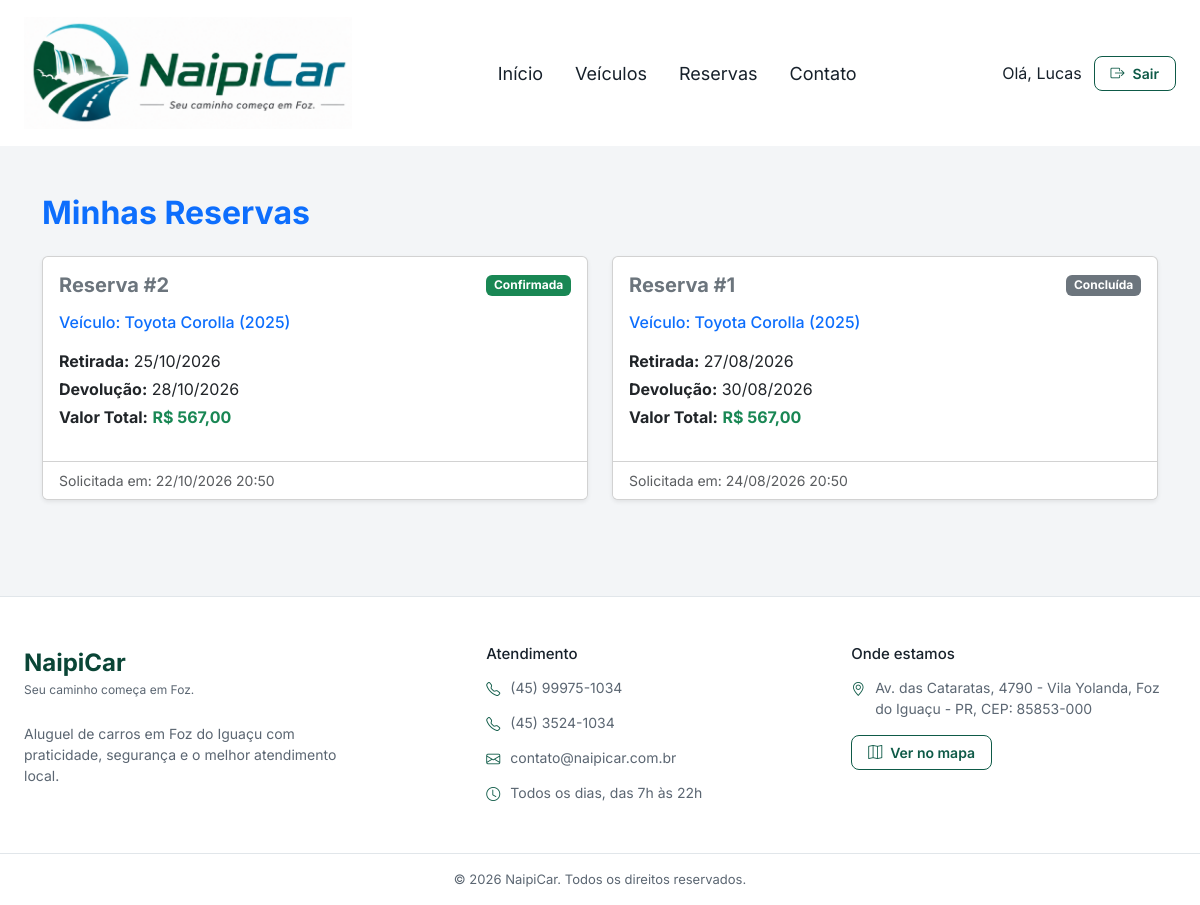
Page /minhas-reservas/ (signed in) on the committed database.
### contas/models.py (models this page shows, shortened)
class User(AbstractBaseUser):
    USER = 1
    ADMIN = 2
    PROFILE_CHOICES = [(USER, 'Cliente'), (ADMIN, 'Administrador')]
    ACTIVE, INACTIVE, PENDING, BLOCKED = 'ACTIVE', 'INACTIVE', 'PENDING', 'BLOCKED'
    STATUS_CHOICES = [
        (ACTIVE, 'Ativo'), (INACTIVE, 'Inativo'), (PENDING, 'Pendente'), (BLOCKED, 'Bloqueado'),
    ]
    address = models.ForeignKey(Address, on_delete=models.PROTECT, verbose_name='endereço')
    first_name = models.CharField('nome', max_length=50)
    last_name = models.CharField('sobrenome', max_length=50)
    cpf = models.CharField('CPF', max_length=14, unique=True)
    email = models.EmailField('e-mail', max_length=70, unique=True)
    phone = models.CharField('telefone', max_length=20)
    password = models.CharField('senha', max_length=255, db_column='password_hash')
    profile_photo = models.ImageField(
        'foto de perfil', upload_to='perfis/', max_length=255,
        null=True, blank=True, db_column='profile_photo_url')
    profile_type = models.IntegerField('perfil', choices=PROFILE_CHOICES, default=USER)
    status = models.CharField('situação', max_length=10, choices=STATUS_CHOICES, default=ACTIVE)
    objects = UserManager()
    USERNAME_FIELD = 'email'
    REQUIRED_FIELDS = ['first_name', 'last_name', 'cpf', 'phone']
    class Meta:
        db_table = 'user'
        verbose_name = 'usuário'
        verbose_name_plural = 'usuários'
    @property
    def is_active(self):
        return self.status == self.ACTIVE

### locacao/models.py (models this page shows, shortened)
class Reserva(models.Model):
  STATUS_CHOICES = [
      ("Pendente", "Pendente de Pagamento do Sinal"),
      ("Confirmada", "Confirmada"),
      ("Concluída", "Concluída"),
      ("Cancelada", "Cancelada"),
  ]
  cliente = models.ForeignKey(
      settings.AUTH_USER_MODEL, on_delete=models.CASCADE, null=True, blank=True
  )
  nome_cliente = models.CharField(max_length=150, blank=True, null=True)
  email_cliente = models.EmailField(blank=True, null=True)
  veiculo = models.ForeignKey(Veiculo, on_delete=models.CASCADE)
  data_retirada = models.DateField()
  data_devolucao = models.DateField()
  valor_total = models.DecimalField(max_digits=10, decimal_places=2)
  status = models.CharField(
      max_length=20, choices=STATUS_CHOICES, default="Pendente"
  )
  data_criacao = models.DateTimeField(auto_now_add=True)

class Veiculo(models.Model):
  class Motorizacao(models.TextChoices):
        COMBUSTAO = "combustao", "Combustão"
        HIBRIDO = "hibrido", "Híbrido"
        ELETRICO = "eletrico", "Elétrico"
  modelo = models.ForeignKey(ModeloCarro, on_delete=models.PROTECT)
  categoria_classe = models.ForeignKey(
      CategoriaClasse, on_delete=models.PROTECT, null=True, blank=True
  )
  ano = models.IntegerField()
  motorizacao = models.CharField(
      max_length=20,
      choices=Motorizacao.choices,
      default=Motorizacao.COMBUSTAO,
  )
  disponivel = models.BooleanField(default=True)
  placa = models.CharField(max_length=10, unique=True, null=True, blank=True)
  quilometragem = models.IntegerField(default=0)
  imagem = models.ImageField(upload_to="veiculos/", blank=True, null=True)

class ModeloCarro(models.Model):
    marca = models.ForeignKey(Marca, on_delete=models.CASCADE)
    nome = models.CharField(max_length=100)
    assentos = models.PositiveSmallIntegerField(default=5)
    malas = models.PositiveSmallIntegerField(
        default=2,
        help_text="Quantidade de malas médias que cabem no porta-malas",
    )
    def __str__(self):
        return f"{self.marca.nome} {self.nome}"

class Marca(models.Model):
  nome = models.CharField(max_length=50, unique=True)

### locacao/views.py (the view)
# urls.py: path('minhas-reservas/', views.minhas_reservas, name='minhas_reservas'),
@login_required(login_url="login")
def minhas_reservas(request):
    reservas = Reserva.objects.filter(cliente=request.user).order_by("-data_criacao")
    return render(request, "locacao/minhas_reservas.html", {"reservas": reservas})

### locacao/templates/locacao/minhas_reservas.html (shortened to what this page needs)
{% extends 'locacao/base.html' %}
{% block conteudo %}
<div class="container my-5">
    <h2 class="mb-4 text-primary fw-bold">Minhas Reservas</h2>
    <div class="row">
        {% for reserva in reservas %}
            <div class="col-md-6 mb-4">
                <div class="card shadow-sm h-100">
                    <div class="card-body">
                        <div class="d-flex justify-content-between align-items-center mb-3">
                            <h5 class="card-title fw-bold text-secondary mb-0">Reserva #{{ reserva.id }}</h5>
                            {% if reserva.status == 'Pendente' %}
                                <span class="badge bg-warning text-dark">Pendente de Confirmação</span>
                            {% elif reserva.status == 'Confirmada' %}
                                <span class="badge bg-success">Confirmada</span>
                            {% elif reserva.status == 'Concluída' %}
                                <span class="badge bg-secondary">Concluída</span>
                            {% else %}
                                <span class="badge bg-danger">Cancelada</span>
                            {% endif %}
                        </div>
                        <h6 class="text-primary mb-3">Veículo: {{ reserva.veiculo.modelo }} ({{ reserva.veiculo.ano }})</h6>
                        <p class="card-text mb-1"><strong>Retirada:</strong> {{ reserva.data_retirada|date:"d/m/Y" }}</p>
                        <p class="card-text mb-1"><strong>Devolução:</strong> {{ reserva.data_devolucao|date:"d/m/Y" }}</p>
                        <p class="card-text mb-3"><strong>Valor Total:</strong> <span class="text-success fw-bold">R$ {{ reserva.valor_total }}</span></p>
                    </div>
                    <div class="card-footer bg-white text-muted small">
                        Solicitada em: {{ reserva.data_criacao|date:"d/m/Y H:i" }}
                    </div>
                </div>
            </div>
        {% endfor %}
    </div>
</div>
{% endblock %}

### locacao/templates/locacao/base.html (shortened to what this page needs)
{% load static %}
<!DOCTYPE html>
<html lang="pt-br">
<head>
    <link rel="stylesheet" href="https://cdn.jsdelivr.net/npm/bootstrap@5.3.3/dist/css/bootstrap.min.css">
    <link rel="stylesheet" href="https://cdn.jsdelivr.net/npm/bootstrap-icons@1.11.3/font/bootstrap-icons.min.css">
</head>
<body>
    <header class="nc-topo">
        <div class="nc-container">
            <a href="{% url 'index' %}" class="nc-logo">
                <img src="{% static 'img/logo.png' %}" alt="NaipiCar - Seu caminho começa em Foz">
            </a>
            <nav class="nc-menu" aria-label="Principal">
                <a href="{% url 'index' %}" {% if request.resolver_match.url_name == 'index' %}class="ativo"{% endif %}>Início</a>
                <a href="{% url 'veiculos' %}" {% if request.resolver_match.url_name == 'veiculos' or request.resolver_match.url_name == 'detalhe_veiculo' %}class="ativo"{% endif %}>Veículos</a>
                <a href="/minhas-reservas/">Reservas</a>
                <a href="{% url 'index' %}#contato">Contato</a>
            </nav>
            <div class="nc-acoes">
                {% if user.is_authenticated %}
                    <span>Olá, {{ user.first_name|default:"cliente" }}</span>
                    <form method="post" action="{% url 'logout' %}" class="m-0">
                        <button type="submit" class="nc-btn nc-btn-contorno nc-btn-sm">
                            <i class="bi bi-box-arrow-right"></i> Sair
                        </button>
                    </form>
                {% else %}
                    <a href="/login/" class="nc-btn nc-btn-verde"><i class="bi bi-person"></i> Entrar</a>
                    <a href="/cadastro/" class="nc-btn nc-btn-contorno">Criar Conta</a>
                {% endif %}
            </div>
        </div>
    </header>
    <main>
        {% block conteudo %}{% endblock %}
    </main>
    <footer class="nc-rodape" id="contato">
        <div class="nc-container nc-colunas">
            <div>
                <div class="nc-marca">NaipiCar <small>Seu caminho começa em Foz.</small></div>
                <p class="nc-sobre">Aluguel de carros em Foz do Iguaçu com praticidade, segurança e o melhor atendimento local.</p>
            </div>
            <div>
                <h4>Atendimento</h4>
                <ul>
                    <li><i class="bi bi-telephone"></i>(45) 99975-1034</li>
                    <li><i class="bi bi-telephone"></i>(45) 3524-1034</li>
                    <li><i class="bi bi-envelope"></i>contato@naipicar.com.br</li>
                    <li><i class="bi bi-clock"></i>Todos os dias, das 7h às 22h</li>
                </ul>
            </div>
            <div>
                <h4>Onde estamos</h4>
                <ul>
                    <li><i class="bi bi-geo-alt"></i>Av. das Cataratas, 4790 - Vila Yolanda, Foz do Iguaçu - PR, CEP: 85853-000</li>
                </ul>
                <a class="nc-btn nc-btn-contorno nc-btn-sm mt-3"
                   href="https://www.google.com/maps/search/?api=1&query=Av.+das+Cataratas,+4790,+Foz+do+Igua%C3%A7u"
                   target="_blank" rel="noopener"><i class="bi bi-map"></i> Ver no mapa</a>
            </div>
        </div>
        <div class="nc-direitos">© {% now "Y" %} NaipiCar. Todos os direitos reservados.</div>
    </footer>
</body>
</html>

### locacao/templates/locacao/base.html (style rules this page uses)
:root { --verde: #0e5a47; --verde-escuro: #0a4536; --verde-claro: #e3f0ec; --fundo: #f3f5f7; --texto: #17212b; --suave: #5b6672; --borda: #e1e6ea; }
body { font-family: "Inter", system-ui, sans-serif; color: var(--texto); background: var(--fundo); }
.nc-container { width: 100%; max-width: 1280px; margin: 0 auto; padding: 0 24px; }
.nc-btn { display: inline-flex; align-items: center; justify-content: center; gap: 8px; padding: 10px 20px; border-radius: 8px; font-weight: 600; text-decoration: none; border: 1.5px solid var(--verde); cursor: pointer; transition: background .15s; }
.nc-btn-contorno { background: #fff; color: var(--verde); }
.nc-btn-sm { padding: 6px 16px; font-size: .875rem; }
.nc-topo { background: #fff; }
.nc-topo .nc-container { display: flex; align-items: center; justify-content: space-between; min-height: 146px; gap: 24px; flex-wrap: wrap; }
.nc-logo img { height: 112px; width: auto; }
.nc-menu { display: flex; gap: 32px; font-size: 1.125rem; }
.nc-menu a { color: var(--texto); text-decoration: none; padding: 4px 0; }
.nc-acoes { display: flex; gap: 12px; align-items: center; }
.nc-rodape { background: #fff; border-top: 1px solid var(--borda); margin-top: 72px; }
.nc-colunas { display: grid; grid-template-columns: 1.3fr 1fr 1fr; gap: 40px; padding: 48px 24px; }
.nc-rodape h4 { margin: 0 0 14px; font-size: .9375rem; }
.nc-rodape ul { list-style: none; margin: 0; padding: 0; display: grid; gap: 12px; font-size: .875rem; color: var(--suave); }
.nc-rodape li { display: flex; gap: 10px; align-items: flex-start; }
.nc-rodape li i { color: var(--verde); margin-top: 2px; }
.nc-marca { font-weight: 700; font-size: 1.5rem; color: var(--verde-escuro); }
.nc-marca small { display: block; font-size: .75rem; font-weight: 400; color: var(--suave); }
.nc-sobre { margin-top: 24px; font-size: .875rem; color: var(--suave); max-width: 340px; }
.nc-direitos { border-top: 1px solid var(--borda); text-align: center; padding: 16px; font-size: .8125rem; color: var(--suave); }

### rows in the picture
User: first_name "Lucas"
Reserva: id "2", status "Confirmada", veiculo.modelo "Toyota Corolla", veiculo.ano "2025", data_retirada "25/10/2026", data_devolucao "28/10/2026", valor_total "567,00", data_criacao "22/10/2026 20:50"
Reserva: id "1", status "Concluída", veiculo.modelo "Toyota Corolla", veiculo.ano "2025", data_retirada "27/08/2026", data_devolucao "30/08/2026", valor_total "567,00", data_criacao "24/08/2026 20:50"
